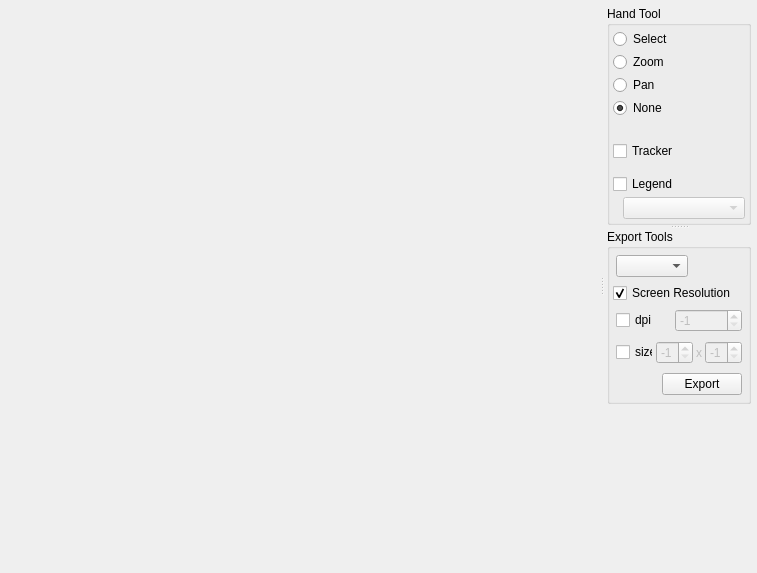
<ui version="4.0" >
 <class>PlotterUI</class>
 <widget class="QWidget" name="PlotterUI" >
  <property name="geometry" >
   <rect>
    <x>0</x>
    <y>0</y>
    <width>757</width>
    <height>573</height>
   </rect>
  </property>
  <property name="windowTitle" >
   <string>Qwt Plotter</string>
  </property>
  <layout class="QVBoxLayout" name="plotterLayout" >
   <property name="spacing" >
    <number>3</number>
   </property>
   <property name="leftMargin" >
    <number>3</number>
   </property>
   <property name="topMargin" >
    <number>3</number>
   </property>
   <property name="rightMargin" >
    <number>3</number>
   </property>
   <property name="bottomMargin" >
    <number>3</number>
   </property>
   <item>
    <widget class="QSplitter" name="pageToolSplitter" >
     <property name="orientation" >
      <enum>Qt::Horizontal</enum>
     </property>
     <widget class="QFrame" name="pageFrame" >
      <property name="frameShape" >
       <enum>QFrame::NoFrame</enum>
      </property>
      <property name="frameShadow" >
       <enum>QFrame::Plain</enum>
      </property>
      <layout class="QVBoxLayout" name="pageLayout" stretch="20,80">
       <property name="spacing">
        <number>0</number>
       </property>
       <property name="margin">
        <number>0</number>
       </property>
       <item>
        <widget class="QFrame" name="pageHeaderFrame">
         <property name="sizePolicy">
          <sizepolicy hsizetype="Expanding" vsizetype="Preferred">
           <horstretch>0</horstretch>
           <verstretch>0</verstretch>
          </sizepolicy>
         </property>
         <property name="frameShape">
          <enum>QFrame::NoFrame</enum>
         </property>
         <property name="frameShadow">
          <enum>QFrame::Plain</enum>
         </property>
         <layout class="QVBoxLayout" name="pageHeaderLayout">
          <property name="spacing">
           <number>0</number>
          </property>
          <property name="sizeConstraint">
           <enum>QLayout::SetNoConstraint</enum>
          </property>
          <property name="leftMargin">
           <number>0</number>
          </property>
          <property name="topMargin">
           <number>50</number>
          </property>
          <property name="rightMargin">
           <number>0</number>
          </property>
          <property name="bottomMargin">
           <number>50</number>
          </property>
         </layout>
        </widget>
       </item>
       <item>
        <widget class="QFrame" name="canvasFrame">
         <property name="frameShape">
          <enum>QFrame::NoFrame</enum>
         </property>
         <property name="frameShadow">
          <enum>QFrame::Plain</enum>
         </property>
         <property name="lineWidth">
          <number>0</number>
         </property>
        </widget>
       </item>
      </layout>
     </widget>
     <widget class="QFrame" name="toolFrame" >
      <property name="sizePolicy" >
       <sizepolicy vsizetype="Preferred" hsizetype="Fixed" >
        <horstretch>0</horstretch>
        <verstretch>0</verstretch>
       </sizepolicy>
      </property>
      <property name="maximumSize" >
       <size>
        <width>150</width>
        <height>16777215</height>
       </size>
      </property>
      <property name="frameShape" >
       <enum>QFrame::NoFrame</enum>
      </property>
      <property name="frameShadow" >
       <enum>QFrame::Plain</enum>
      </property>
      <layout class="QVBoxLayout" >
       <property name="spacing" >
        <number>3</number>
       </property>
       <property name="leftMargin" >
        <number>3</number>
       </property>
       <property name="topMargin" >
        <number>3</number>
       </property>
       <property name="rightMargin" >
        <number>3</number>
       </property>
       <property name="bottomMargin" >
        <number>3</number>
       </property>
       <item>
        <widget class="QSplitter" name="splitter" >
         <property name="orientation" >
          <enum>Qt::Vertical</enum>
         </property>
         <widget class="QGroupBox" name="handBox" >
          <property name="sizePolicy" >
           <sizepolicy vsizetype="Fixed" hsizetype="Fixed" >
            <horstretch>0</horstretch>
            <verstretch>0</verstretch>
           </sizepolicy>
          </property>
          <property name="maximumSize" >
           <size>
            <width>150</width>
            <height>16777215</height>
           </size>
          </property>
          <property name="title" >
           <string>Hand Tool</string>
          </property>
          <layout class="QVBoxLayout" >
           <property name="spacing" >
            <number>3</number>
           </property>
           <property name="leftMargin" >
            <number>3</number>
           </property>
           <property name="topMargin" >
            <number>3</number>
           </property>
           <property name="rightMargin" >
            <number>3</number>
           </property>
           <property name="bottomMargin" >
            <number>3</number>
           </property>
           <item>
            <widget class="QRadioButton" name="handSelectButton" >
             <property name="text" >
              <string>Select</string>
             </property>
            </widget>
           </item>
           <item>
            <widget class="QRadioButton" name="handZoomButton" >
             <property name="text" >
              <string>Zoom</string>
             </property>
            </widget>
           </item>
           <item>
            <widget class="QRadioButton" name="handPanButton" >
             <property name="text" >
              <string>Pan</string>
             </property>
            </widget>
           </item>
           <item>
            <widget class="QRadioButton" name="handNoneButton" >
             <property name="text" >
              <string>None</string>
             </property>
             <property name="checked" >
              <bool>true</bool>
             </property>
            </widget>
           </item>
           <item>
            <spacer>
             <property name="orientation" >
              <enum>Qt::Vertical</enum>
             </property>
             <property name="sizeType" >
              <enum>QSizePolicy::Fixed</enum>
             </property>
             <property name="sizeHint" >
              <size>
               <width>20</width>
               <height>20</height>
              </size>
             </property>
            </spacer>
           </item>
           <item>
            <widget class="QCheckBox" name="trackerBox" >
             <property name="enabled" >
              <bool>true</bool>
             </property>
             <property name="text" >
              <string>Tracker</string>
             </property>
            </widget>
           </item>
           <item>
            <spacer>
             <property name="orientation" >
              <enum>Qt::Vertical</enum>
             </property>
             <property name="sizeType" >
              <enum>QSizePolicy::Fixed</enum>
             </property>
             <property name="sizeHint" >
              <size>
               <width>20</width>
               <height>10</height>
              </size>
             </property>
            </spacer>
           </item>
           <item>
            <widget class="QCheckBox" name="legendBox" >
             <property name="text" >
              <string>Legend</string>
             </property>
            </widget>
           </item>
           <item>
            <layout class="QHBoxLayout" >
             <property name="spacing" >
              <number>0</number>
             </property>
             <property name="leftMargin" >
              <number>0</number>
             </property>
             <property name="topMargin" >
              <number>0</number>
             </property>
             <property name="rightMargin" >
              <number>0</number>
             </property>
             <property name="bottomMargin" >
              <number>0</number>
             </property>
             <item>
              <spacer>
               <property name="orientation" >
                <enum>Qt::Horizontal</enum>
               </property>
               <property name="sizeType" >
                <enum>QSizePolicy::Fixed</enum>
               </property>
               <property name="sizeHint" >
                <size>
                 <width>10</width>
                 <height>20</height>
                </size>
               </property>
              </spacer>
             </item>
             <item>
              <widget class="QComboBox" name="legendChooser" >
               <property name="enabled" >
                <bool>false</bool>
               </property>
               <property name="currentIndex" >
                <number>-1</number>
               </property>
              </widget>
             </item>
            </layout>
           </item>
          </layout>
         </widget>
         <widget class="QGroupBox" name="exportBox" >
          <property name="title" >
           <string>Export Tools</string>
          </property>
          <layout class="QVBoxLayout" >
           <property name="spacing" >
            <number>3</number>
           </property>
           <property name="leftMargin" >
            <number>3</number>
           </property>
           <property name="topMargin" >
            <number>3</number>
           </property>
           <property name="rightMargin" >
            <number>3</number>
           </property>
           <property name="bottomMargin" >
            <number>3</number>
           </property>
           <item>
            <layout class="QHBoxLayout" >
             <property name="spacing" >
              <number>3</number>
             </property>
             <property name="leftMargin" >
              <number>3</number>
             </property>
             <property name="topMargin" >
              <number>3</number>
             </property>
             <property name="rightMargin" >
              <number>3</number>
             </property>
             <property name="bottomMargin" >
              <number>3</number>
             </property>
             <item>
              <widget class="QComboBox" name="exportFormat" />
             </item>
             <item>
              <spacer>
               <property name="orientation" >
                <enum>Qt::Horizontal</enum>
               </property>
               <property name="sizeHint" >
                <size>
                 <width>40</width>
                 <height>20</height>
                </size>
               </property>
              </spacer>
             </item>
            </layout>
           </item>
           <item>
            <widget class="QCheckBox" name="exportScreen" >
             <property name="text" >
              <string>Screen Resolution</string>
             </property>
             <property name="checked" >
              <bool>true</bool>
             </property>
            </widget>
           </item>
           <item>
            <layout class="QHBoxLayout" >
             <property name="spacing" >
              <number>3</number>
             </property>
             <property name="leftMargin" >
              <number>3</number>
             </property>
             <property name="topMargin" >
              <number>3</number>
             </property>
             <property name="rightMargin" >
              <number>3</number>
             </property>
             <property name="bottomMargin" >
              <number>3</number>
             </property>
             <item>
              <widget class="QCheckBox" name="exportDPIbox" >
               <property name="text" >
                <string>dpi</string>
               </property>
              </widget>
             </item>
             <item>
              <widget class="QSpinBox" name="exportDPI" >
               <property name="enabled" >
                <bool>false</bool>
               </property>
               <property name="minimum" >
                <number>-1</number>
               </property>
               <property name="maximum" >
                <number>9999999</number>
               </property>
               <property name="value" >
                <number>-1</number>
               </property>
              </widget>
             </item>
            </layout>
           </item>
           <item>
            <layout class="QHBoxLayout" >
             <property name="spacing" >
              <number>3</number>
             </property>
             <property name="leftMargin" >
              <number>3</number>
             </property>
             <property name="topMargin" >
              <number>3</number>
             </property>
             <property name="rightMargin" >
              <number>3</number>
             </property>
             <property name="bottomMargin" >
              <number>3</number>
             </property>
             <item>
              <widget class="QCheckBox" name="exportSizeBox" >
               <property name="text" >
                <string>size</string>
               </property>
              </widget>
             </item>
             <item>
              <widget class="QSpinBox" name="exportWidth" >
               <property name="enabled" >
                <bool>false</bool>
               </property>
               <property name="minimum" >
                <number>-1</number>
               </property>
               <property name="maximum" >
                <number>9999</number>
               </property>
               <property name="value" >
                <number>-1</number>
               </property>
              </widget>
             </item>
             <item>
              <widget class="QLabel" name="label_2" >
               <property name="enabled" >
                <bool>false</bool>
               </property>
               <property name="text" >
                <string>x</string>
               </property>
              </widget>
             </item>
             <item>
              <widget class="QSpinBox" name="exportHeight" >
               <property name="enabled" >
                <bool>false</bool>
               </property>
               <property name="minimum" >
                <number>-1</number>
               </property>
               <property name="maximum" >
                <number>9999</number>
               </property>
               <property name="value" >
                <number>-1</number>
               </property>
              </widget>
             </item>
            </layout>
           </item>
           <item>
            <layout class="QHBoxLayout" >
             <property name="spacing" >
              <number>3</number>
             </property>
             <property name="leftMargin" >
              <number>3</number>
             </property>
             <property name="topMargin" >
              <number>3</number>
             </property>
             <property name="rightMargin" >
              <number>3</number>
             </property>
             <property name="bottomMargin" >
              <number>3</number>
             </property>
             <item>
              <spacer>
               <property name="orientation" >
                <enum>Qt::Horizontal</enum>
               </property>
               <property name="sizeHint" >
                <size>
                 <width>40</width>
                 <height>20</height>
                </size>
               </property>
              </spacer>
             </item>
             <item>
              <widget class="QPushButton" name="exportButton" >
               <property name="text" >
                <string>Export</string>
               </property>
              </widget>
             </item>
            </layout>
           </item>
          </layout>
         </widget>
        </widget>
       </item>
       <item>
        <spacer>
         <property name="orientation" >
          <enum>Qt::Vertical</enum>
         </property>
         <property name="sizeHint" >
          <size>
           <width>20</width>
           <height>421</height>
          </size>
         </property>
        </spacer>
       </item>
      </layout>
     </widget>
    </widget>
   </item>
   <item>
    <widget class="QFrame" name="panelFrame" >
     <property name="frameShape" >
      <enum>QFrame::NoFrame</enum>
     </property>
     <property name="frameShadow" >
      <enum>QFrame::Raised</enum>
     </property>
    </widget>
   </item>
  </layout>
 </widget>
 <resources/>
 <connections>
  <connection>
   <sender>legendBox</sender>
   <signal>toggled(bool)</signal>
   <receiver>legendChooser</receiver>
   <slot>setEnabled(bool)</slot>
   <hints>
    <hint type="sourcelabel" >
     <x>745</x>
     <y>114</y>
    </hint>
    <hint type="destinationlabel" >
     <x>744</x>
     <y>124</y>
    </hint>
   </hints>
  </connection>
  <connection>
   <sender>exportDPIbox</sender>
   <signal>toggled(bool)</signal>
   <receiver>exportDPI</receiver>
   <slot>setEnabled(bool)</slot>
   <hints>
    <hint type="sourcelabel" >
     <x>626</x>
     <y>205</y>
    </hint>
    <hint type="destinationlabel" >
     <x>678</x>
     <y>206</y>
    </hint>
   </hints>
  </connection>
  <connection>
   <sender>exportSizeBox</sender>
   <signal>toggled(bool)</signal>
   <receiver>exportWidth</receiver>
   <slot>setEnabled(bool)</slot>
   <hints>
    <hint type="sourcelabel" >
     <x>618</x>
     <y>228</y>
    </hint>
    <hint type="destinationlabel" >
     <x>643</x>
     <y>228</y>
    </hint>
   </hints>
  </connection>
  <connection>
   <sender>exportSizeBox</sender>
   <signal>toggled(bool)</signal>
   <receiver>exportHeight</receiver>
   <slot>setEnabled(bool)</slot>
   <hints>
    <hint type="sourcelabel" >
     <x>627</x>
     <y>227</y>
    </hint>
    <hint type="destinationlabel" >
     <x>719</x>
     <y>227</y>
    </hint>
   </hints>
  </connection>
  <connection>
   <sender>exportSizeBox</sender>
   <signal>toggled(bool)</signal>
   <receiver>label_2</receiver>
   <slot>setEnabled(bool)</slot>
   <hints>
    <hint type="sourcelabel" >
     <x>627</x>
     <y>227</y>
    </hint>
    <hint type="destinationlabel" >
     <x>691</x>
     <y>227</y>
    </hint>
   </hints>
  </connection>
 </connections>
</ui>
